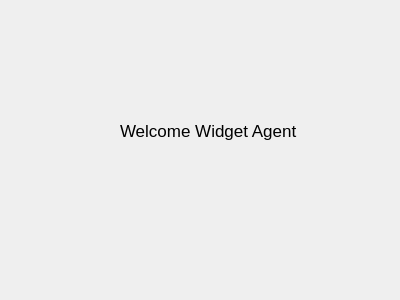
<?xml version="1.0" encoding="UTF-8"?>
<ui version="4.0">
 <class>Form</class>
 <widget class="QWidget" name="Form">
  <property name="geometry">
   <rect>
    <x>0</x>
    <y>0</y>
    <width>400</width>
    <height>300</height>
   </rect>
  </property>
  <property name="windowTitle">
   <string>Form</string>
  </property>
  <widget class="QLabel" name="lbl_title">
   <property name="geometry">
    <rect>
     <x>120</x>
     <y>80</y>
     <width>500</width>
     <height>101</height>
    </rect>
   </property>
   <property name="font">
    <font>
     <pointsize>13</pointsize>
    </font>
   </property>
   <property name="layoutDirection">
    <enum>Qt::RightToLeft</enum>
   </property>
   <property name="text">
    <string>Welcome Widget Agent</string>
   </property>
  </widget>
 </widget>
 <resources/>
 <connections/>
</ui>
